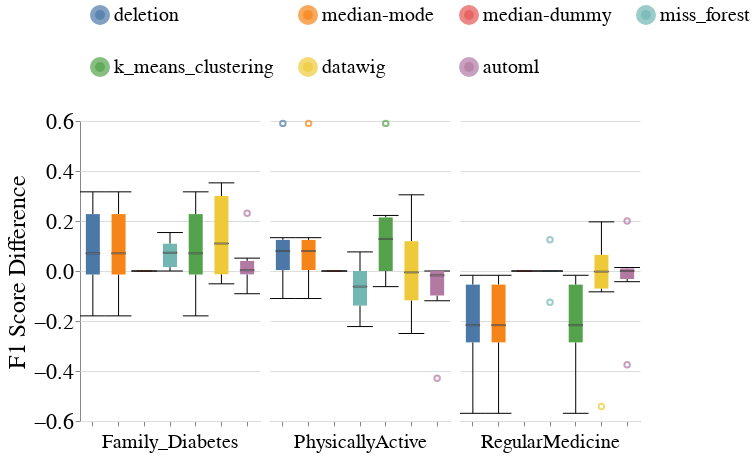

Notebook code for this chart:
### Markdown cell above
### Disparity Metrics

### Code cell
create_box_plots_for_mixed_exp(dataset_name=DATASET_NAME,
                               column_names=['Family_Diabetes', 'PhysicallyActive', 'RegularMedicine'],
                               metric_name='f1_score',
                               group=SENSITIVE_ATTR_FOR_DISPARITY_METRICS,
                               db_client=db_client,
                               without_dummy=False)
